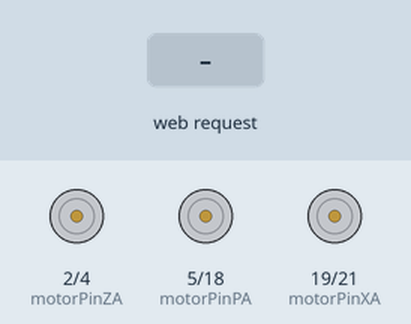
This sketch was run on a simulated ESP32. Parts: motor-driver pin pairs drawn as motors (green arrow = first pin HIGH = forward, orange = second pin HIGH = backward, longer = more drive). The test bench sets the inputs (shaded band). WiFi joins after 1.5 s; servers stay silent unless stated; what the sketch prints to the serial monitor is not drawn.

Above: at 2.7 s.
2.8 s: HTTP request GET /DIREITA received
At 2.85 s:
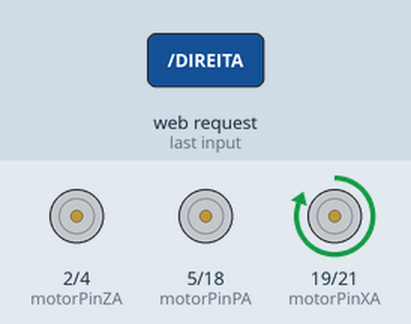
4.4 s: HTTP request GET /ESQUERDA received
At 4.45 s:
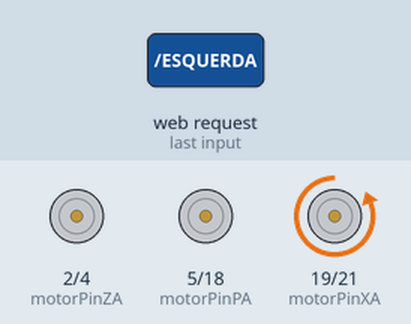
6.0 s: HTTP request GET /FRENTE received
At 6.1 s:
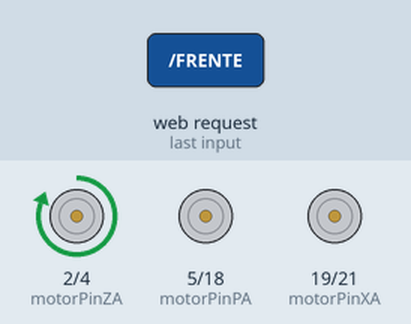
7.7 s: HTTP request GET /TRAS received
At 7.8 s:
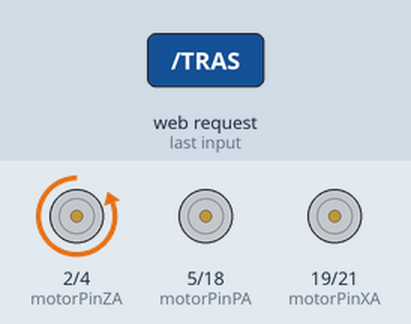
9.4 s: HTTP request GET /PARAFUSAR received
At 10.3 s:
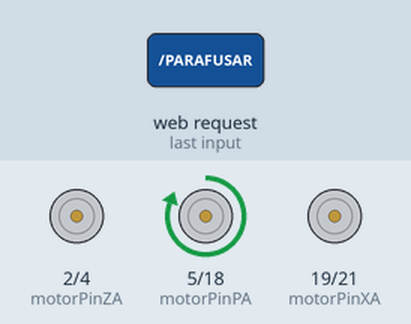
10.9 s: HTTP request GET /DESPARAFUSAR received
At 11.8 s:
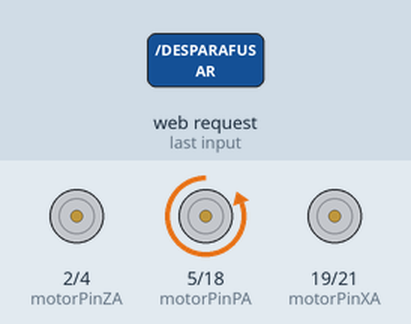
Timing chart, 0 to 13.4 s (numbered marks = the images above; inputs shaded):
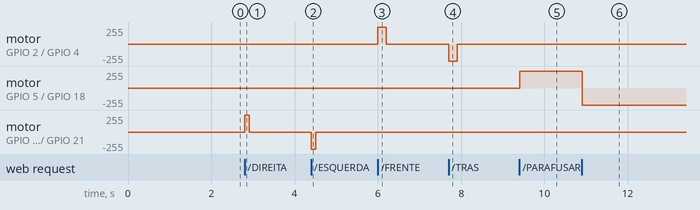

Measured:
- after the input at 2.8 s, motor on GPIO 19 (motorPinXA) / GPIO 21 (motorPinXB): stopped → forward 255/255 at once, → stopped 0.11 s later
- after the input at 4.4 s, motor on GPIO 19 (motorPinXA) / GPIO 21 (motorPinXB): stopped → backward 255/255 at once, → stopped 0.11 s later
- after the input at 6.0 s, motor on GPIO 2 (motorPinZA) / GPIO 4 (motorPinZB): stopped → forward 255/255 at once, → stopped 0.20 s later
- after the input at 7.7 s, motor on GPIO 2 (motorPinZA) / GPIO 4 (motorPinZB): stopped → backward 255/255 at once, → stopped 0.20 s later
- after the input at 9.4 s, motor on GPIO 5 (motorPinPA) / GPIO 18 (motorPinPB): stopped → forward 255/255 at once
- after the input at 10.9 s, motor on GPIO 5 (motorPinPA) / GPIO 18 (motorPinPB): forward 255/255 → backward 255/255 at once

The sketch:

motor_teclas.ino
```cpp
#include <WiFi.h>

const char * ssid = "elektrabot";
const char* password = "elektrabot1416";

IPAddress local_IP(10, 0, 0, 99);
IPAddress gateway(10, 0, 0, 1);
IPAddress subnet(255, 255, 255, 0);
IPAddress primaryDNS(8, 8, 8, 8);
IPAddress secondaryDNS(8, 8, 4, 4);

WiFiServer server(80);

//Eixo X
int motorPinXA = 19; //D19
int motorPinXB = 21; //D21

//Eixo Z
int motorPinZA = 2; //D2
int motorPinZB = 4; //D4

//Parafusadeira
int motorPinPA = 5 ;//D5
int motorPinPB = 18 ; //D18

int posicaoX = 0;
int posicaoZ = 0;
int posicaoP = 0;

void setup() {
  Serial.begin(115200);

  //eixo X
  pinMode(motorPinXA, OUTPUT);
  pinMode(motorPinXB, OUTPUT);

  //eixo Z
  pinMode(motorPinZA, OUTPUT);
  pinMode(motorPinZB, OUTPUT);

  //parafusadeira
  pinMode(motorPinPA, OUTPUT);
  pinMode(motorPinPB, OUTPUT);

  WiFi.config(local_IP, gateway, subnet, primaryDNS, secondaryDNS);

  WiFi.begin(ssid, password);
  while(WiFi.status() != WL_CONNECTED){
    delay(500);
    Serial.print(".");
  }
  Serial.println("Conectado");
  Serial.print("Endereço IP: ");
  Serial.println(WiFi.localIP());

  server.begin();
}

void loop() {
  WiFiClient client = server.available();

  if(client){
    Serial.println("Cliente Conectado");
    String request = client.readStringUntil('\n');
    Serial.println(request);
    client.flush();

    if(request.indexOf("DIREITA") != -1){
      moverDireita();
    }

    if(request.indexOf("ESQUERDA") != -1){
      moverEsquerda();
    }

    if(request.indexOf("FRENTE") != -1){
      moverFrente();
    }

    if(request.indexOf("TRAS") != -1){
      moverTras();
    }

    if(request.indexOf("PARAFUSAR") != -1){
      parafusar();
    }

    if(request.indexOf("DESPARAFUSAR") != -1){
      desparafusar();
    }

    if(request.indexOf("PARAR") != -1){
      parar();
    }

    client.println("HTTP/1.1 200 OK");
    client.println("Access-Control-Allow-Origin: *");
    client.println("Content-Type: text/html");
    client.println();
    client.println("<!DOCTYPE HTML");
    client.println("<html>Comando recebido</html>");
  }
}

void moverDireita(){
    Serial.print("Movendo para a direita");
    digitalWrite(motorPinXA, HIGH);
    digitalWrite(motorPinXB, LOW);
    delay(110);

    digitalWrite(motorPinXA, LOW);
    digitalWrite(motorPinXB, LOW);

    posicaoX += 1;
  }

  void moverEsquerda(){
    Serial.print("Movendo para a esquerda");
    digitalWrite(motorPinXA, LOW);
    digitalWrite(motorPinXB, HIGH);
    delay(110);

    digitalWrite(motorPinXA, LOW);
    digitalWrite(motorPinXB, LOW);

    posicaoX -= 1;
  }

  void moverFrente(){
    Serial.print("Movendo para a frente");
    digitalWrite(motorPinZA, HIGH);
    digitalWrite(motorPinZB, LOW);
    delay(200);

    digitalWrite(motorPinZA, LOW);
    digitalWrite(motorPinZB, LOW);

    posicaoZ += 1;
  }

  void moverTras(){
    Serial.print("Movendo para a trás");
    digitalWrite(motorPinZA, LOW);
    digitalWrite(motorPinZB, HIGH);
    delay(200);

    digitalWrite(motorPinZA, LOW);
    digitalWrite(motorPinZB, LOW);

    posicaoZ -= 1;
  }

  void parafusar(){
    Serial.print("Movendo para a esquerda");
    digitalWrite(motorPinPA, HIGH);
    digitalWrite(motorPinPB, LOW);
    delay(10);

    digitalWrite(motorPinXA, LOW);
    digitalWrite(motorPinXB, LOW);

    posicaoX += 1;
  }

  void desparafusar(){
   Serial.print("Movendo para a esquerda");
    digitalWrite(motorPinPA, LOW);
    digitalWrite(motorPinPB, HIGH);
    delay(10);

    digitalWrite(motorPinXA, LOW);
    digitalWrite(motorPinXB, LOW);

    posicaoX -= 1;
  }

  void parar(){
    digitalWrite(motorPinPA, LOW);
    digitalWrite(motorPinPB, LOW);
  }
```
